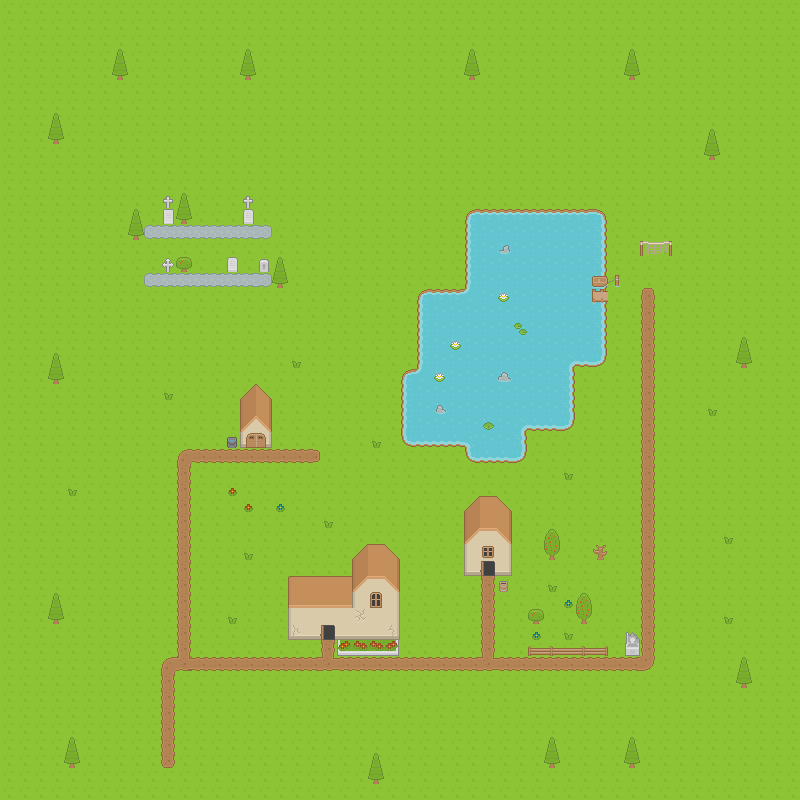

Tiled map render using the project's own tile images. Description and the map definition, with tile-layer contents summarised, below:
An orthogonal 50x50 tile map with 16x16 px tiles, 7 tile layers (ground, dirt, water, houses, ...), 1 hidden layer not drawn, 2 tilesets and 1 object.

<map version="1.0" orientation="orthogonal" renderorder="left-down" width="50" height="50" tilewidth="16" tileheight="16" nextobjectid="1">
 <tileset firstgid="1" name="sprites" tilewidth="16" tileheight="16" spacing="1" tilecount="1767">
  <image source="../Arts/sprites.png" width="968" height="526" />
  <terraintypes>
   <terrain name="water" tile="-1" />
  </terraintypes>
  <tile id="2" terrain=",,,0" />
  <tile id="3" terrain=",,0,0" />
  <tile id="4" terrain=",,0," />
  <tile id="57" terrain="0,0,0," />
  <tile id="58" terrain="0,0,,0" />
  <tile id="59" terrain=",0,,0" />
  <tile id="60" terrain="0,0,0,0" />
  <tile id="61" terrain="0,,0," />
  <tile id="114" terrain="0,,0,0" />
  <tile id="115" terrain=",0,0,0" />
  <tile id="116" terrain=",0,," />
  <tile id="117" terrain="0,0,," />
  <tile id="118" terrain="0,,," />
 </tileset>
 <tileset firstgid="1768" name="red" tilewidth="16" tileheight="16" spacing="1" tilecount="1">
  <image source="../Arts/red.png" width="16" height="16" />
  <tile id="0">
   <objectgroup draworder="index">
    <object id="0" x="0" y="0" width="16" height="16" />
   </objectgroup>
  </tile>
 </tileset>
 <layer name="ground" width="50" height="50">
  <data>[2500 cells, 2500 non-empty, 1 distinct tile ids]</data>
 </layer>
 <layer name="dirt" width="50" height="50">
  <data>[2500 cells, 96 non-empty, 11 distinct tile ids]</data>
 </layer>
 <layer name="water" width="50" height="50">
  <data>[2500 cells, 161 non-empty, 12 distinct tile ids]</data>
 </layer>
 <layer name="houses" width="50" height="50">
  <data>[2500 cells, 41 non-empty, 13 distinct tile ids]</data>
 </layer>
 <layer name="roofs" width="50" height="50">
  <data>[2500 cells, 38 non-empty, 17 distinct tile ids]</data>
 </layer>
 <layer name="ground_items" width="50" height="50">
  <data>[2500 cells, 42 non-empty, 24 distinct tile ids]</data>
 </layer>
 <layer name="trees" width="50" height="50">
  <data>[2500 cells, 50 non-empty, 13 distinct tile ids]</data>
 </layer>
 <layer name="collision" width="50" height="50" visible="0">
  <data>[2500 cells, 397 non-empty, 1 distinct tile ids]</data>
 </layer>
</map>
